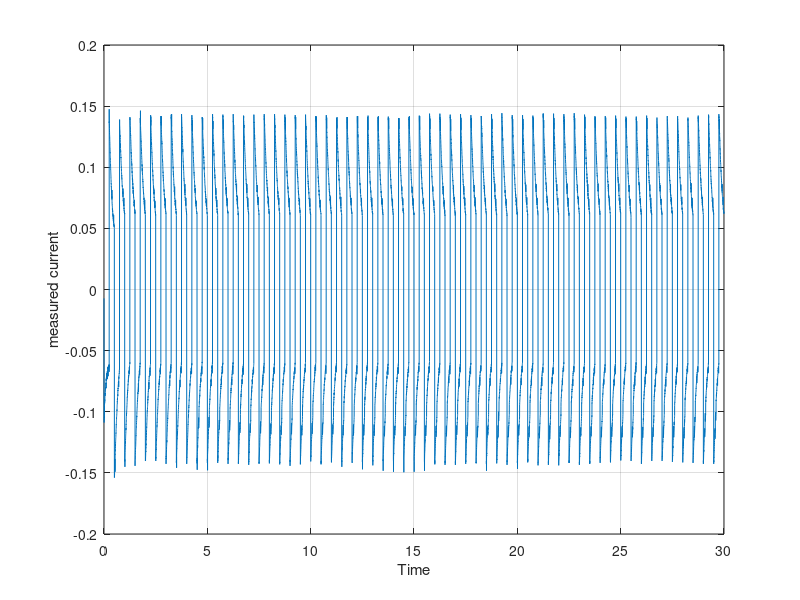
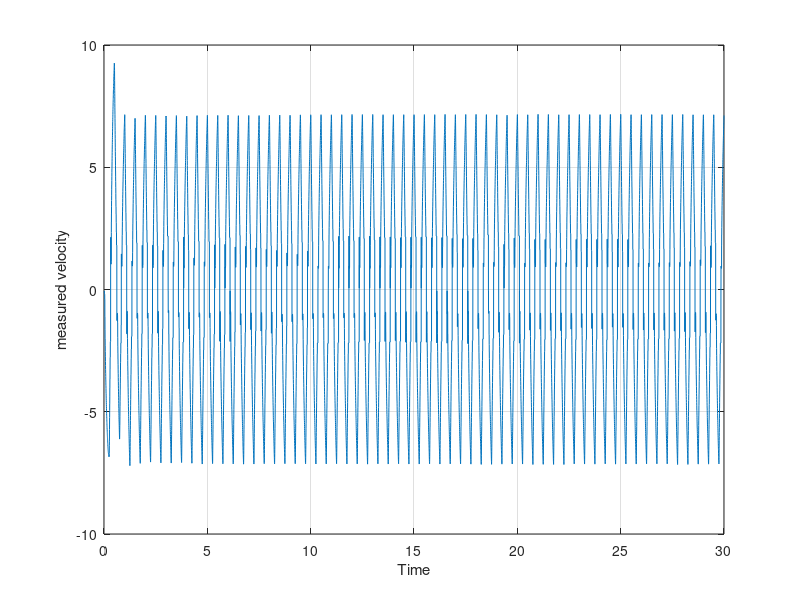
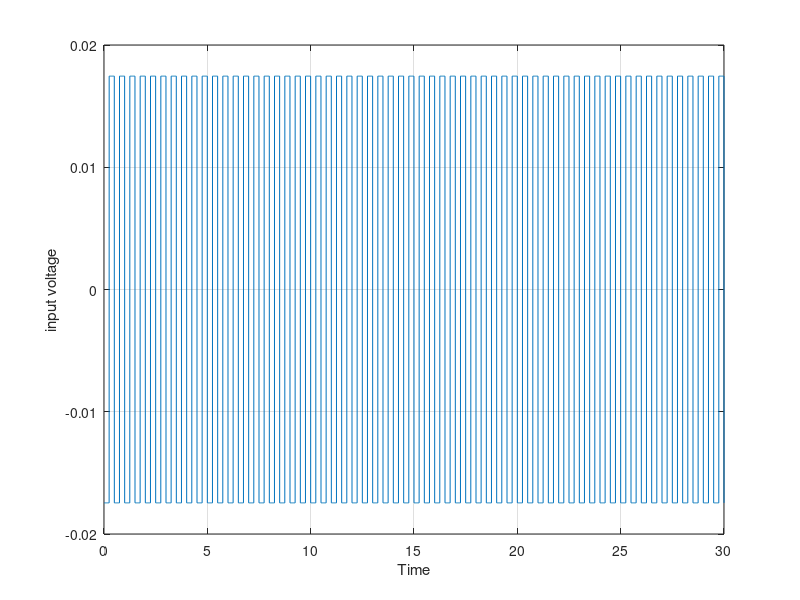

Here is the MATLAB script that generated these plots, in order:
%% preparation %%
close all
clear all
clc

%% Data %%

Ra = 8.4;  % armature resistance
L = 1.16e-3; % armature inductance
Ke = 0.042; % torque constant
Kc =  0.042; % back-emf constant
Jm = 4e-6; % motor inertia 
Jr = 9.5958e-5; % rod inertia computed manually
Br = 2.5592e-5; % damping coeff. estimated in previous experiments
k = 1e-6;


%% Neglecting electrical dynamics %%

A =[    0,                    1;
    -k/(Jm+Jr) , (-Br-Kc*Ke/Ra)/(Jm+Jr)];

B = [       0;
    (Kc/Ra)/(Jm+Jr)];

C = [1,0;
     0,1];

D = [0 ; 0];

sys_partial = ss(A,B,C,D)

eigenvalues = eig(A)

%% Transfer Function %%


G_partial = tf(sys_partial)   % compute the transfer function matrix  
% figure 
% bode(G_partial)  % Plot the two Bode diagrams of the two transfer functions that we want ( from Va to theta and from Va to alpha)


%% Load and plot the experimental data

%the motor+rod system was fed a +-1V square wave at 2Hz

load('current4.mat');
load('omega4.mat');
load("input4.mat");

time_vector_current = current(1,:);
current_vector = current(2,:);

figure
plot(time_vector_current,current_vector);
xlabel('Time');
ylabel('measured current');
grid on;

time_vector_omega = omega(1,:);
omega_vector =(pi/180)*omega(2,:); % converted in rad/s

figure
plot(time_vector_omega,omega_vector);
xlabel('Time');
ylabel('measured velocity');
grid on;

time_vector_input = input(1,:);
input_vector =(pi/180)*input(2,:); % converted in rad/s

figure
plot(time_vector_input,input_vector);
xlabel('Time');
ylabel('input voltage');
grid on;


%open("motor_and_rod_model_simulink.slx")

